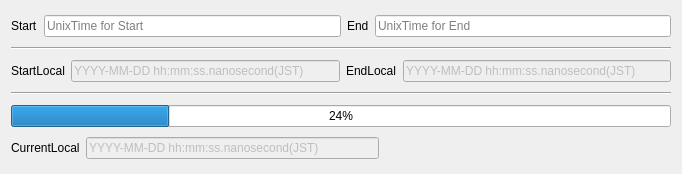
<?xml version="1.0" encoding="UTF-8"?>
<ui version="4.0">
 <class>RqtProgressbarWidget</class>
 <widget class="QWidget" name="RqtProgressbarWidget">
  <property name="geometry">
   <rect>
    <x>0</x>
    <y>0</y>
    <width>682</width>
    <height>174</height>
   </rect>
  </property>
  <property name="windowTitle">
   <string>RqtProgressbar</string>
  </property>
  <layout class="QVBoxLayout" name="verticalLayout_2">
   <item>
    <layout class="QHBoxLayout" name="horizontalLayout">
     <item>
      <widget class="QLabel" name="startTimeLabel">
       <property name="text">
        <string>Start</string>
       </property>
      </widget>
     </item>
     <item>
      <widget class="QLineEdit" name="startUnixLineEdit">
       <property name="enabled">
        <bool>true</bool>
       </property>
       <property name="text">
        <string/>
       </property>
       <property name="placeholderText">
        <string>UnixTime for Start</string>
       </property>
      </widget>
     </item>
     <item>
      <widget class="QLabel" name="endTimeLabel">
       <property name="text">
        <string>End</string>
       </property>
      </widget>
     </item>
     <item>
      <widget class="QLineEdit" name="endUnixLineEdit">
       <property name="text">
        <string/>
       </property>
       <property name="placeholderText">
        <string>UnixTime for End</string>
       </property>
      </widget>
     </item>
    </layout>
   </item>
   <item>
    <widget class="Line" name="line">
     <property name="orientation">
      <enum>Qt::Horizontal</enum>
     </property>
    </widget>
   </item>
   <item>
    <layout class="QHBoxLayout" name="horizontalLayout_2">
     <item>
      <widget class="QLabel" name="startLocalTime">
       <property name="text">
        <string>StartLocal</string>
       </property>
      </widget>
     </item>
     <item>
      <widget class="QLineEdit" name="slLineEdit">
       <property name="enabled">
        <bool>false</bool>
       </property>
       <property name="text">
        <string>YYYY-MM-DD hh:mm:ss.nanosecond(JST)</string>
       </property>
      </widget>
     </item>
     <item>
      <widget class="QLabel" name="endLocalTime">
       <property name="text">
        <string>EndLocal</string>
       </property>
      </widget>
     </item>
     <item>
      <widget class="QLineEdit" name="elLineEdit">
       <property name="enabled">
        <bool>false</bool>
       </property>
       <property name="text">
        <string>YYYY-MM-DD hh:mm:ss.nanosecond(JST)</string>
       </property>
      </widget>
     </item>
    </layout>
   </item>
   <item>
    <widget class="Line" name="line_2">
     <property name="orientation">
      <enum>Qt::Horizontal</enum>
     </property>
    </widget>
   </item>
   <item>
    <layout class="QVBoxLayout" name="verticalLayout">
     <property name="spacing">
      <number>6</number>
     </property>
     <item>
      <widget class="QProgressBar" name="progressBar">
       <property name="sizePolicy">
        <sizepolicy hsizetype="Expanding" vsizetype="Fixed">
         <horstretch>0</horstretch>
         <verstretch>0</verstretch>
        </sizepolicy>
       </property>
       <property name="value">
        <number>24</number>
       </property>
      </widget>
     </item>
    </layout>
   </item>
   <item>
    <layout class="QHBoxLayout" name="horizontalLayout_3">
     <item>
      <widget class="QLabel" name="currentTimeLabel">
       <property name="text">
        <string>CurrentLocal</string>
       </property>
      </widget>
     </item>
     <item>
      <widget class="QLineEdit" name="clLineEdit">
       <property name="enabled">
        <bool>false</bool>
       </property>
       <property name="text">
        <string>YYYY-MM-DD hh:mm:ss.nanosecond(JST)</string>
       </property>
      </widget>
     </item>
     <item>
      <spacer name="horizontalSpacer">
       <property name="orientation">
        <enum>Qt::Horizontal</enum>
       </property>
       <property name="sizeHint" stdset="0">
        <size>
         <width>40</width>
         <height>20</height>
        </size>
       </property>
      </spacer>
     </item>
    </layout>
   </item>
  </layout>
 </widget>
 <resources/>
 <connections/>
</ui>
